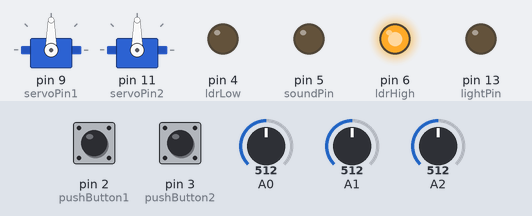
Simulated run of this sketch. Board: Arduino Uno, built with avr-gcc and run on an emulated ATmega328P. On the bench: 2 × servo, output pins drawn as LEDs (lit = HIGH). The test bench sets the inputs (shaded band); at power-on: A2 = 512, pin 2 (pushButton1) LOW, pin 3 (pushButton2) LOW, A1 = 512, A0 = 512. What the sketch prints to the serial monitor is not drawn.

Above: at 1.2 s.
1.3 s: A2 set to 312
4.3 s: A2 set to 287
At 5.6 s:
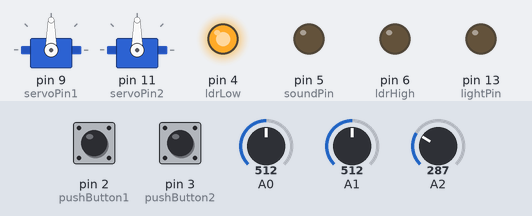
5.9 s: pin 2 (pushButton1) pulled HIGH for 0.2 s
At 6.02 s:
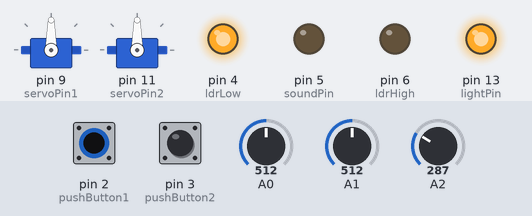
7.6 s: pin 3 (pushButton2) pulled HIGH for 0.2 s
At 7.76 s:
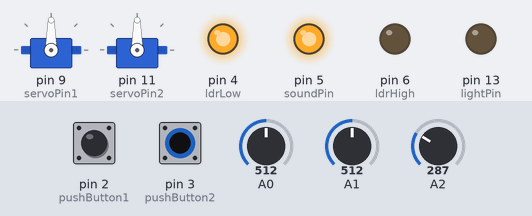
9.4 s: A1 set to 543
12.4 s: A1 set to 574
Timing chart, 0 to 15.4 s (numbered marks = the images above; inputs shaded):
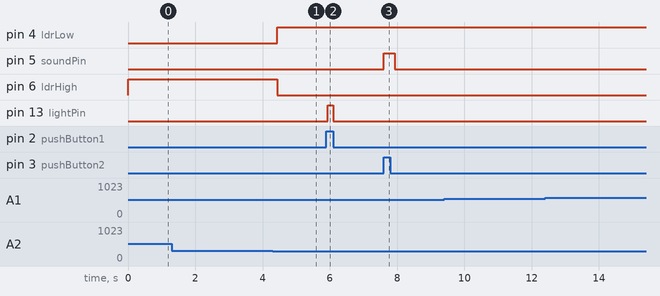

The sketch:

TheHandSourceCodeV2.ino
```cpp
/* ----------------------------------------------------------------------
							THE HAND SOURCE CODE

	All code in this file belongs to Amrit Amar and no one has the right
	to reproduce this code without permission from Amrit Amar.

	This code is for the BOTHO COLLEGE ICT LINKZ CHALLENGE 2013. The
	project is called "The Hand". This code calculates the Input from
	connected Flex Sensors and produces the Output to Servos, which
	control Finger Movement on a Artificial Hand. The code also Implements
	2 Buttons which control various functions.

	--------------------------------------------------------------------- */

// ----- CODE DECLARATIONS ----- \\

//Imports Servo Library for using it's Functions
#include <Servo.h>

//Creates 2 Integers to store Mapped Servo Positions
int servoPosition1;
int servoPosition2;

//Creates 2 Servo Objects
Servo servo1;
Servo servo2;

//Creates 2 Integers to denote the Pins to which the Flex Sensors are attached to
int flexSensor1 = 0;
int flexSensor2 = 1;

//Create 2 Integers to denote the Values taken from Flex Sensor Readings
int flexSensorValue1;
int flexSensorValue2;

//Creates 2 Integers to denote the Pins to which the Buttons are attached to
int pushButton1 = 2;
int pushButton2 = 3;

//This creates 2 Integers to denote the Values taken from Button Readings
int pushButtonReadings1;
int pushButtonReadings2;

//Creates 2 Integers to denote the Pins to which the Servos are attached to
int servoPin1 = 9; //This Pin is a PWM
int servoPin2 = 11; //This Pin is a PWM

//Create 2 Integers to denote the Pins to which a LED and a Speaker is attached to
int lightPin = 13;
int soundPin = 5;

//Creates 2 Integers to denote the Pins to which the Flex Sensors are attached to
int ldrSensor = 2;

//Creates 1 Integer to denote the Values taken from the LDR Readings
int ldrValue;

//Create 2 Integers to denote the Pins for the LDR Light LED connections
int ldrHigh = 6;
int ldrLow = 4;

// ----- CODE METHODS ----- \\

//This is the Setup Method.
//This is run first by Any Arduino.
void setup() {

	//This starts the Serial Monitor to start, at 9600 Bauds
	Serial.begin(9600);

	//This attaches each Servo to the Given Pin number
	servo1.attach(servoPin1); //Attaches a Servo to Pin 9 which is PWM
	servo2.attach(servoPin2); //Attached a Servo to Pin 11 which is PWM

	//Taking the Pin Number, it declares it either an INPUT or an OUTPUT
	pinMode(pushButton1, INPUT); //Pin 2 is now an INPUT.
	pinMode(pushButton2, INPUT); //Pin 3 is now an INPUT.
	pinMode(lightPin, OUTPUT); //Pin 13 is now an OUTPUT.
	pinMode(soundPin, OUTPUT);//Pin 5 is now an OUTPUT.
        pinMode(ldrHigh, OUTPUT);//Pin 6 is now an OUTPUT.
        pinMode(ldrLow, OUTPUT);//Pin 4 is now an OUTPUT.

} //End of Setup Method

//This is the Loop Method.
//This is run by the Arduino over and over again after the Setup Method
void loop() {

        //I call a method to get the Readings of the Push Buttons
        //This is a Digital Read Function because the Buttons are connected to the Digital Pins
	pushButtonReadings1 = readDigitalValues(pushButton1); //Store Value in Variable
        pushButtonReadings2 = readDigitalValues(pushButton2); //Store Value in Variable

        //I call a method to get the Readings of the Flex Sensors and the LDR
        //This is a Analog Read Function because the Flex Sensors and the LDR are connected to the Analog Pins
	flexSensorValue2 = readAnalogValues(flexSensor2); //Store Value in Variable
	flexSensorValue1 = readAnalogValues(flexSensor1); //Store Value in Variable
        ldrValue = readAnalogValues(ldrSensor); //Store Value in Variable

	//I call a method to Map the Values of the Sensors to the Servos
        //This uses the Readings from the previous Methods
        //This uses the map() function
	mapServos();

        //I call a Method to get the mapped values and assign them to the Servos
        //This uses the Readings from the previous Methods
        //This uses the .write function which is part of the Servo Library
        writeServos(servo1, servoPosition1);
        writeServos(servo2, servoPosition2);

        //I call a Method to check the Button State and Switch on the Light/Sound
        //This uses Readings from the previous Methods
        //This uses an If function
        checkStateButton(pushButtonReadings1, lightPin);
        checkStateButton(pushButtonReadings2, soundPin);

        //I call a Method to check the LDR and then light up the correct lights
        //This uses Readings from the previous Methods
        //This uses an If function
        checkLDRState(ldrValue);

	//I call a Method to Print to the Monitor
        //This uses all the Readings
        //Prints Lines of Readings
        printMonitor();

	//This Delays the Code for 15 Milliseconds.
	//This allows the Serial Monitor to print the lines and for the Servos to Get to their Angles.
	delay(15);


} //End of Loop Method

//Method for Calling Push Button Values
//Public Method that returns an Integer
int readDigitalValues(int Pin) {

        int Value; //Create new Integer called "Value"
        Value = digitalRead(Pin); //Get the Digital Value from given Pin Number

        return Value; //Return the Value

} //End of Method

//Method for Calling Analog Values
//Public Method that returns an Integer
int readAnalogValues(int Pin) {

        int Value; //Create new Integer called "Value"
        Value = analogRead(Pin); //Get the Analog Value from given Pin Number

        return Value; //Return the Value

} //End of Method

//This Method will Map the Flex Sensor Values to the Servo Position
//Public Method that returns nothing (Setter Method)
void mapServos() {

        //Gets the Variable and assigns the Angle mapped
        servoPosition1 = map(flexSensorValue1, 240, 150, 0, 179); //Maps and stores Variable
	servoPosition2 = map(flexSensorValue2, 467, 300, 0, 179); //Maps and stores Variable

} //End of Method

//This Method will set the Servo position
//Public Method that returns nothing (Setter Method)
void writeServos(Servo servoObject, int Value) {

        servoObject.write(Value); //Writes Angle to Servo

} //End of Method

//This Method will check the State of a button and Write Accordingly
//Public Method that returns nothing (Setter Method)
void checkStateButton(int Value, int Pin) {

        if (Value == 1) //Check if the Button is being Clicked
	{ //If True then

		digitalWrite(Pin, HIGH); //Send out a current on the Pin

	} else { //Otherwise

		digitalWrite(Pin, LOW); //Do Not Send out a current on the Pin

	} //End of Checking and if Statement

} //End of Method

//This Method will check the LDR Value and Write Accordingly
//Public Method that returns nothing (Setter Method)
void checkLDRState(int Value) {

        if (Value > 300) //Check if LDR is more than Relevant Light Level
        { //If True then

          digitalWrite(ldrLow, LOW); //Set Orange LED off
          digitalWrite(ldrHigh, HIGH); //Set Green LED on


        } else { //Otherwise

          digitalWrite(ldrHigh, LOW); //Set Green LED off
          digitalWrite(ldrLow, HIGH); //Set Orange LED on

        } //End of Checking and if Statement

} //End of Method

//This Method will Print to the Monitor
//Public Method that Returns nothing (Print Method)
void printMonitor() {

        //This code writes Values to the Serial Monitor.
	//This is useful for Debugging and Tweaking Values
	Serial.print("Finger 1 Sensor Input = " );
	Serial.print(flexSensorValue1);
	Serial.print("\t Finger 2 Sensor Input = ");
	Serial.print(flexSensorValue2);
	Serial.print("\t Servo 1 Output = ");
	Serial.print(servoPosition1);
	Serial.print("\t Servo 2 Output = ");
	Serial.print(servoPosition2);
	Serial.print("\t Button 1 Input = ");
	Serial.print(pushButtonReadings1);
	Serial.print("\t Button 2 Input = ");
	Serial.print(pushButtonReadings2);
        Serial.print("\t LDR Input = ");
        Serial.println(ldrValue);

} //End of Method
```

Measured:
- the behaviour switches between 301 and 300 on A2 (found by bisection; images 0 and 1)
- after the input at 1.3 s, every drawn part: stays the same
- after the input at 4.3 s, pin 4 (ldrLow): LOW → HIGH after 0.14 s; pin 6 (ldrHigh): HIGH → LOW after 0.14 s
- after the input at 5.9 s, pin 13 (lightPin): LOW → HIGH at once, → LOW 0.17 s later
- after the input at 7.6 s, pin 5 (soundPin): LOW → HIGH at once, → LOW 0.33 s later
- after the input at 9.4 s, every drawn part: stays the same
- after the input at 12.4 s, every drawn part: stays the same
